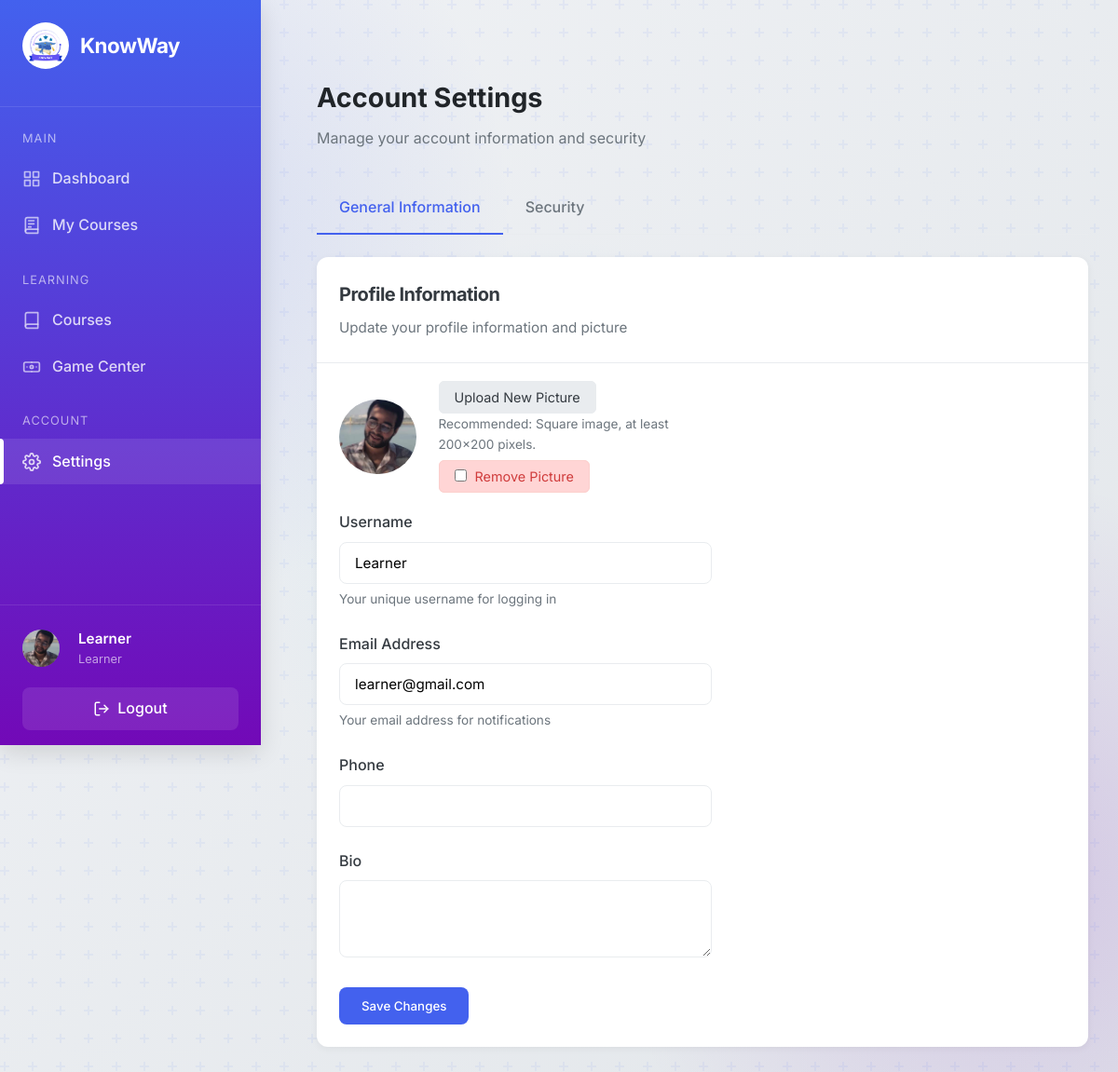
Screenshot of /view/user-settings.php (signed in) with the database file from the repository.
### tables this page shows
CREATE TABLE `users` (
  `id` int(11) NOT NULL,
  `username` varchar(100) NOT NULL,
  `email` varchar(255) NOT NULL,
  `password` varchar(255) NOT NULL,
  `created_at` timestamp NOT NULL DEFAULT current_timestamp(),
  `role` varchar(20) DEFAULT 'learner',
  `phone` varchar(20) DEFAULT NULL,
  `bio` text DEFAULT NULL,
  `avatar` varchar(255) DEFAULT NULL
);

### view/user-settings.php (the view, shortened to what this page needs)
<?php
include '../config/db.php';
$user_id = $_SESSION['user_id'];
$username = $_SESSION['username'];
$stmt = $conn->prepare("SELECT * FROM users WHERE id = ?");
$stmt->bind_param("i", $user_id);
$stmt->execute();
$result = $stmt->get_result();
$user = $result->fetch_assoc();
$user_avatar = isset($user['avatar']) ? $user['avatar'] : '';
$initials = '';
$name_parts = explode(' ', $username);
foreach ($name_parts as $part) {
    $initials .= substr($part, 0, 1);
}
?>
<!DOCTYPE html>
<html lang="en">
<head>
    <link rel="stylesheet" href="dashboard.css">
    <link rel="stylesheet" href="styles.css">
</head>
<body>
    <button class="mobile-menu-btn" id="mobileMenuBtn">
    </button>
    <aside class="sidebar" id="sidebar">
        <div class="sidebar-header">
            <a href="dashboard.php" class="logo">
                <img src="assets/logo-white-bg.png" alt="KnowWay Logo" class="logo-image">
                <div class="logo-text">KnowWay</div>
            </a>
        </div>
        <div class="sidebar-content">
            <div class="nav-section">
                <div class="nav-section-title">Main</div>
                <ul class="nav-links">
                    <li>
                        <a href="dashboard.php" class="nav-link">
                            Dashboard
                        </a>
                    </li>
                    <li>
                        <a href="my-courses.php" class="nav-link">
                            My Courses
                        </a>
                    </li>
                </ul>
            </div>
            <div class="nav-section">
                <div class="nav-section-title">Learning</div>
                <ul class="nav-links">
                    <li>
                        <a href="courses.php" class="nav-link">
                        <svg class="nav-icon" xmlns="http://www.w3.org/2000/svg" viewBox="0 0 24 24" fill="none" stroke="currentColor" stroke-width="2" stroke-linecap="round" stroke-linejoin="round">
                                <path d="M4 19.5A2.5 2.5 0 0 1 6.5 17H20"></path>
                                <path d="M6.5 2H20v20H6.5A2.5 2.5 0 0 1 4 19.5v-15A2.5 2.5 0 0 1 6.5 2z"></path>
                            </svg>
                            Courses
                        </a>
                    </li>
                   <li>
                    <a href="game-center.php" class="nav-link">
                        Game Center
                    </a>
                </ul>
            </div>
            <div class="nav-section">
                <div class="nav-section-title">Account</div>
                <ul class="nav-links">
                    <li>
                        <a href="user-settings.php" class="nav-link active">
                            Settings
                        </a>
                    </li>
                </ul>
            </div>
        </div>
        <div class="sidebar-footer">
            <div class="user-profile">
                <div class="user-avatar" style="width: 40px; height: 40px; border-radius: 50%; overflow: hidden; display: flex; align-items: center; justify-content: center; margin-right: 8px; font-weight: 600; flex-shrink: 0; text-align: center;">
                    <?php if (!empty($user_avatar) && file_exists($user_avatar)): ?>
                        <img src="<?php echo htmlspecialchars($user_avatar); ?>" alt="Avatar" style="width: 40px; height: 40px; object-fit: cover; display: block; margin: 0; padding: 0;">
                    <?php else: ?>
                        <span style="font-size: 16px;"><?php echo htmlspecialchars($initials); ?></span>
                    <?php endif; ?>
                </div>
                <div class="user-info">
                    <div class="user-name"><?php echo $username; ?></div>
                    <div class="user-role">Learner</div>
                </div>
            </div>
            <a href="../controller/logout.php" class="logout-btn">
                Logout
            </a>
        </div>
    </aside>
    <main class="main-content">
        <div class="page-header">
            <h1 class="greeting">Account Settings</h1>
            <p class="subheading">Manage your account information and security</p>
        </div>
        <div class="tabs">
            <div class="tab active" data-tab="general">General Information</div>
            <div class="tab" data-tab="security">Security</div>
        </div>
        <div class="tab-content active" id="general">
            <div class="settings-container">
                <div class="settings-header">
                    <h2>Profile Information</h2>
                    <p>Update your profile information and picture</p>
                </div>
                <div class="settings-body">
                    <form action="" method="post" enctype="multipart/form-data">
                        <div class="profile-upload">
                            <div class="profile-picture">
                                <?php if (!empty($user_avatar) && file_exists($user_avatar)): ?>
                                    <img src="<?php echo htmlspecialchars($user_avatar); ?>" alt="Profile Picture">
                                <?php else: ?>
                                    <?php echo htmlspecialchars($initials); ?>
                                <?php endif; ?>
                            </div>
                            <div>
                                <label for="avatar" class="upload-btn">Upload New Picture</label>
                                <p class="form-help">Recommended: Square image, at least 200x200 pixels.</p>
                                <?php if (!empty($user_avatar) && file_exists($user_avatar)): ?>
                                <div style="margin-top: 10px;">
                                    <label class="upload-btn" style="background-color: #ffd5d5; color: #d03c3c; border-color: #fcd0cd;" for="remove_avatar_check">
                                        <input type="checkbox" id="remove_avatar_check" style="margin-right: 5px;">
                                        Remove Picture
                                    </label>
                                </div>
                                <?php endif; ?>
                            </div>
                        </div>
                        <div class="form-row">
                            <div class="form-group">
                                <label for="username" class="form-label">Username</label>
                                <input type="text" id="username" name="username" class="form-control" value="<?php echo htmlspecialchars($user['username']); ?>" required>
                                <span class="form-help">Your unique username for logging in</span>
                            </div>
                            <div class="form-group">
                                <label for="email" class="form-label">Email Address</label>
                                <input type="email" id="email" name="email" class="form-control" value="<?php echo htmlspecialchars($user['email']); ?>" required>
                                <span class="form-help">Your email address for notifications</span>
                            </div>
                        </div>
                        <div class="form-row">
                            <div class="form-group">
                                <label for="phone" class="form-label">Phone</label>
                                <input type="text" id="phone" name="phone" class="form-control" value="<?php echo htmlspecialchars($user['phone'] ?? ''); ?>">
                            </div>
                            <div class="form-group">
                                <label for="bio" class="form-label">Bio</label>
                                <textarea id="bio" name="bio" class="form-control" rows="3"><?php echo htmlspecialchars($user['bio'] ?? ''); ?></textarea>
                            </div>
                        </div>
                        <button type="submit" name="update_general" class="btn-primary">Save Changes</button>
                    </form>
                </div>
            </div>
        </div>
    </main>
</body>
</html>

### view/dashboard.css (style rules this page uses)
:root { --primary: #4361ee; --primary-light: #4895ef; --secondary: #4cc9f0; --accent: #7209b7; --accent-light: #9d4edd; --white: #ffffff; --off-white: #f8f9fa; --light-gray: #e9ecef; --mid-gray: #dee2e6; --gray: #6c757d; --dark-gray: #343a40; --black: #212529; --green: #198754; --yellow: #ffc107; --red: #dc3545; --shadow-sm: 0 2px 4px rgba(0, 0, 0, 0.05); --shadow-md: 0 4px 8px rgba(0, 0, 0, 0.08); --shadow-lg: 0 8px 16px rgba(0, 0, 0, 0.1); --transition-fast: 0.2s ease; --transition-normal: 0.3s ease; --transition-slow: 0.5s ease; }
* { margin: 0; padding: 0; box-sizing: border-box; }
body { font-family: "Inter", sans-serif; background-color: var(--off-white); color: var(--dark-gray); line-height: 1.6; min-height: 100vh; display: flex; overflow-x: hidden; }
.sidebar { width: 280px; background: linear-gradient(180deg, var(--primary) 0%, var(--accent) 100%); color: var(--white); height: 100vh; position: fixed; left: 0; top: 0; z-index: 100; transition: var(--transition-normal); box-shadow: var(--shadow-lg); display: flex; flex-direction: column; }
.sidebar-header { padding: 24px; display: flex; align-items: center; justify-content: space-between; border-bottom: 1px solid rgba(255, 255, 255, 0.1); }
.logo { display: flex; align-items: center; gap: 12px; color: var(--white); text-decoration: none; max-width: 50px; }
.logo-image { width: 100%; height: 100%; object-fit: cover; border-radius: 100%; }
.logo-text { font-size: 1.4rem; font-weight: 700; color: var(--white); }
.sidebar-content { flex: 1; overflow-y: auto; padding: 24px 0; }
.nav-section { margin-bottom: 24px; }
.nav-section-title { padding: 0 24px; font-size: 0.8rem; text-transform: uppercase; letter-spacing: 1px; color: rgba(255, 255, 255, 0.6); margin-bottom: 8px; }
.nav-links { list-style: none; }
.nav-link { display: flex; align-items: center; padding: 12px 24px; color: rgba(255, 255, 255, 0.8); text-decoration: none; transition: var(--transition-fast); position: relative; font-weight: 500; }
.nav-link:hover, .nav-link.active { background-color: rgba(255, 255, 255, 0.1); color: var(--white); }
.nav-link.active::before { content: ""; position: absolute; left: 0; top: 0; height: 100%; width: 4px; background-color: var(--white); border-radius: 0 4px 4px 0; }
.nav-icon { width: 20px; height: 20px; margin-right: 12px; opacity: 0.8; }
.sidebar-footer { padding: 16px 24px; border-top: 1px solid rgba(255, 255, 255, 0.1); }
.user-profile { display: flex; align-items: center; gap: 12px; padding: 8px 0; }
.user-avatar { width: 40px; height: 40px; border-radius: 50%; background-color: rgba(255, 255, 255, 0.2); display: flex; align-items: center; justify-content: center; font-weight: 600; font-size: 1.1rem; }
.user-info { flex: 1; min-width: 0; }
.user-name { font-weight: 600; font-size: 0.95rem; white-space: nowrap; overflow: hidden; text-overflow: ellipsis; }
.user-role { font-size: 0.8rem; color: rgba(255, 255, 255, 0.6); }
.logout-btn { display: flex; align-items: center; justify-content: center; gap: 8px; width: 100%; padding: 10px; margin-top: 12px; background-color: rgba(255, 255, 255, 0.1); color: var(--white); border: none; border-radius: 8px; cursor: pointer; transition: var(--transition-fast); font-weight: 500; text-decoration: none; }
.main-content { flex: 1; margin-left: 280px; padding: 32px; transition: var(--transition-normal); }
.page-header { margin-bottom: 32px; }
.greeting { font-size: 1.8rem; font-weight: 700; margin-bottom: 8px; color: var(--black); }
.subheading { color: var(--gray); font-size: 1rem; }
@media (max-width: 1200px) { body { padding-top: 50px; } }

### rows the page displays
users: avatar (picture), username "Learner", email "learner@gmail.com"

### other values shown
$username "Learner"
